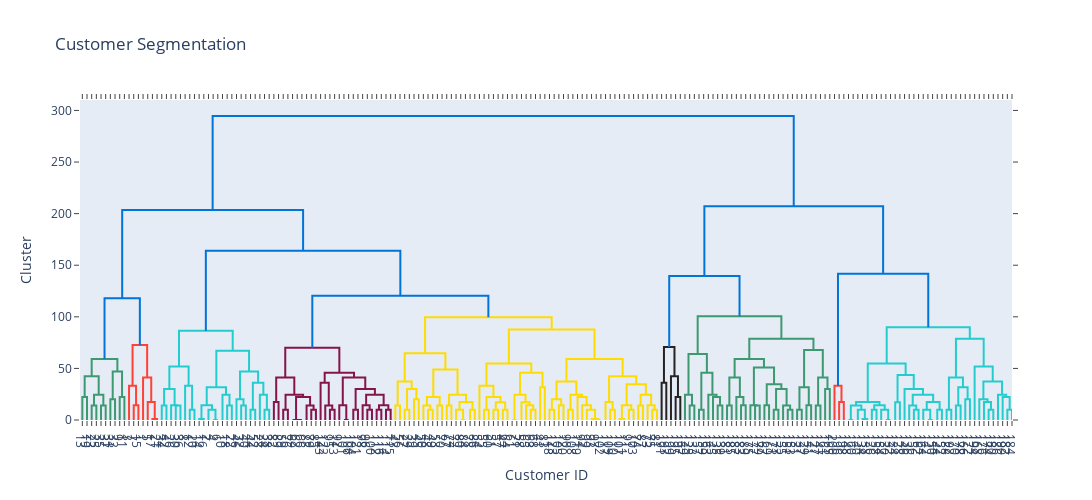

The code cell stored with this chart in its notebook:
### Code cell
fig = ff.create_dendrogram(
    data.values, 
    labels=data.index, 
    color_threshold=110, 
    orientation='bottom'
    )
fig.update_layout(
    width=1500,
    height=500,
    title="Customer Segmentation",
    xaxis_title="Customer ID",
    yaxis_title="Cluster",)
fig.show()
